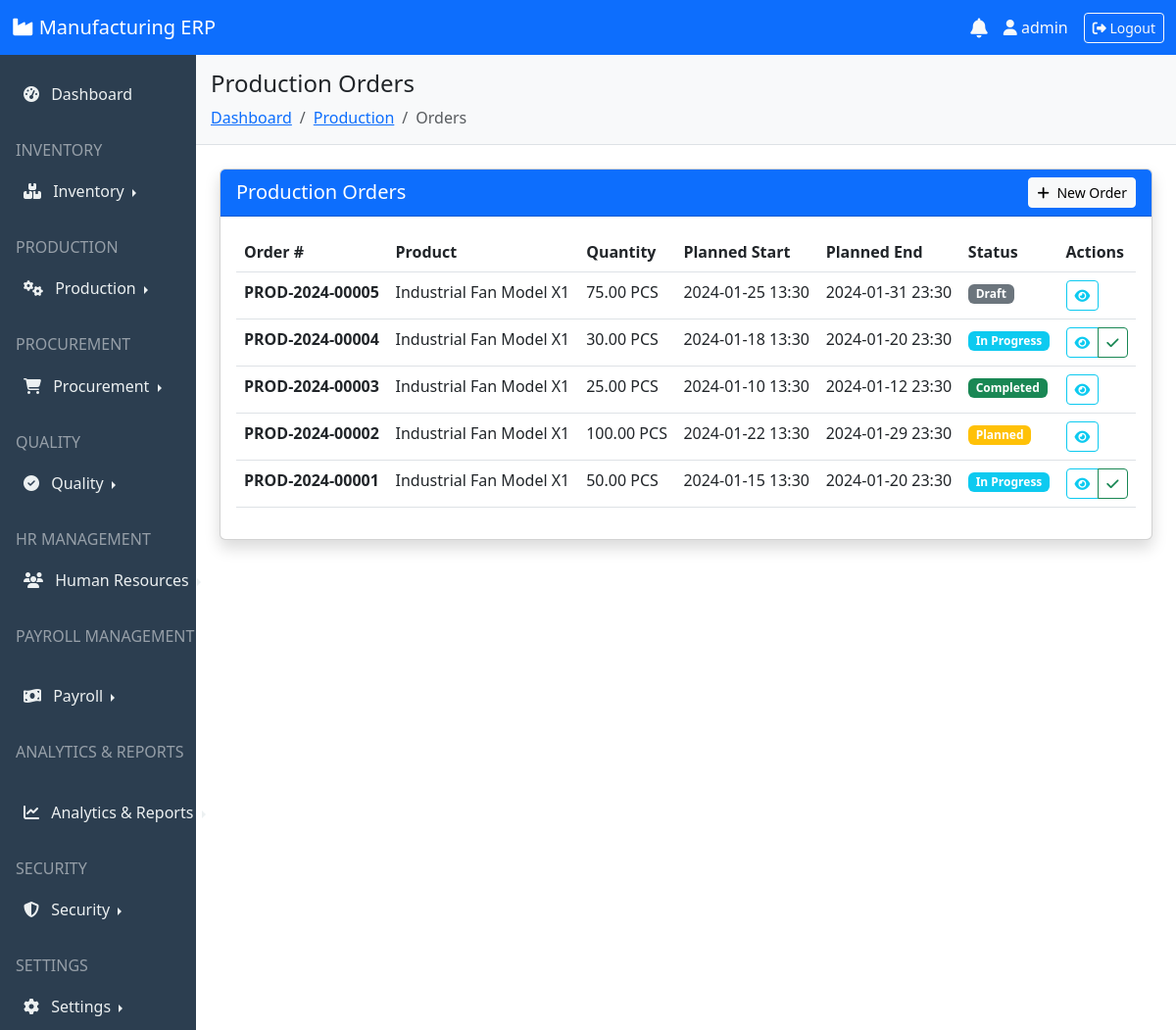
Page /production/orders/ (signed in) on the committed database.
### production/models.py (models this page shows, shortened)
class ProductionOrder(TimeStampedModel):
    ORDER_STATUS = [
        ('draft', 'Draft'),
        ('planned', 'Planned'),
        ('released', 'Released'),
        ('in_progress', 'In Progress'),
        ('partially_completed', 'Partially Completed'),
        ('completed', 'Completed'),
        ('cancelled', 'Cancelled'),
        ('on_hold', 'On Hold'),
    ]
    order_number = models.CharField(max_length=50, unique=True)
    bom = models.ForeignKey(BillOfMaterials, on_delete=models.PROTECT)
    product = models.ForeignKey('inventory.Product', on_delete=models.PROTECT)
    quantity = models.DecimalField(max_digits=10, decimal_places=2)
    uom = models.ForeignKey('inventory.UnitOfMeasure', on_delete=models.PROTECT)
    planned_start = models.DateTimeField()
    planned_end = models.DateTimeField()
    actual_start = models.DateTimeField(null=True, blank=True)
    actual_end = models.DateTimeField(null=True, blank=True)
    status = models.CharField(max_length=20, choices=ORDER_STATUS, default='draft')
    priority = models.IntegerField(default=5)  # 1=Highest, 10=Lowest
    work_center = models.ForeignKey(WorkCenter, on_delete=models.SET_NULL, null=True, blank=True)
    supervisor = models.ForeignKey('hr.Employee', on_delete=models.SET_NULL,
                                 null=True, blank=True, related_name='supervised_orders')
    completed_quantity = models.DecimalField(max_digits=10, decimal_places=2, default=0)
    rejected_quantity = models.DecimalField(max_digits=10, decimal_places=2, default=0)
    production_cost = models.DecimalField(max_digits=12, decimal_places=2, default=0)
    material_cost = models.DecimalField(max_digits=12, decimal_places=2, default=0)
    notes = models.TextField(blank=True)

### inventory/models.py (models this page shows, shortened)
class TimeStampedModel(models.Model):
    created_at = models.DateTimeField(auto_now_add=True)
    updated_at = models.DateTimeField(auto_now=True)
    created_by = models.ForeignKey(User, on_delete=models.SET_NULL,
                                  null=True, related_name='created_%(class)s')
    updated_by = models.ForeignKey(User, on_delete=models.SET_NULL,
                                  null=True, related_name='updated_%(class)s')
    class Meta:
        abstract = True

class Product(TimeStampedModel):
    SKU = models.CharField(max_length=50, unique=True)
    name = models.CharField(max_length=200)
    description = models.TextField(blank=True)
    category = models.ForeignKey(Category, on_delete=models.SET_NULL, null=True, blank=True)
    unit_of_measure = models.ForeignKey(UnitOfMeasure, on_delete=models.PROTECT)
    type_choices = [
        ('raw', 'Raw Material'),
        ('finished', 'Finished Goods'),
        ('semi', 'Semi-Finished'),
        ('consumable', 'Consumable'),
    ]
    product_type = models.CharField(max_length=20, choices=type_choices)
    min_stock = models.DecimalField(max_digits=10, decimal_places=2, default=0)
    max_stock = models.DecimalField(max_digits=10, decimal_places=2, default=0)
    is_active = models.BooleanField(default=True)

class UnitOfMeasure(models.Model):
    name = models.CharField(max_length=50)
    symbol = models.CharField(max_length=10)

### production/views.py (the view)
# urls.py: path('orders/', views.ProductionOrderListView.as_view(), name='order_list'),
class ProductionOrderListView(LoginRequiredMixin, ListView):
    model = ProductionOrder
    template_name = 'production/order_list.html'
    context_object_name = 'orders'
    paginate_by = 25
    def get_queryset(self):
        queryset = ProductionOrder.objects.select_related('product', 'bom').all()
        status = self.request.GET.get('status')
        if status:
            queryset = queryset.filter(status=status)
        search = self.request.GET.get('search')
        if search:
            queryset = queryset.filter(
                Q(order_number__icontains=search) |
                Q(product__name__icontains=search)
            )
        return queryset.order_by('-created_at')

### templates/production/order_list.html (shortened to what this page needs)
{% extends 'base.html' %}
{% block page_title %}Production Orders{% endblock %}
{% block breadcrumbs %}
    <li class="breadcrumb-item"><a href="{% url 'dashboard' %}">Dashboard</a></li>
    <li class="breadcrumb-item"><a href="{% url 'production:dashboard' %}">Production</a></li>
    <li class="breadcrumb-item active">Orders</li>
{% endblock %}
{% block content %}
<div class="card shadow">
    <div class="card-header bg-primary text-white d-flex justify-content-between align-items-center">
        <h5 class="mb-0">Production Orders</h5>
        <a href="{% url 'production:order_create' %}" class="btn btn-light btn-sm">
            <i class="fas fa-plus me-1"></i> New Order
        </a>
    </div>
    <div class="card-body">
        <div class="table-responsive">
            <table class="table table-hover">
                <thead>
                    <tr>
                        <th>Order #</th>
                        <th>Product</th>
                        <th>Quantity</th>
                        <th>Planned Start</th>
                        <th>Planned End</th>
                        <th>Status</th>
                        <th>Actions</th>
                    </tr>
                </thead>
                <tbody>
                    {% for order in orders %}
                    <tr>
                        <td><strong>{{ order.order_number }}</strong></td>
                        <td>{{ order.product.name }}</td>
                        <td>{{ order.quantity }} {{ order.uom.symbol }}</td>
                        <td>{{ order.planned_start|date:"Y-m-d H:i" }}</td>
                        <td>{{ order.planned_end|date:"Y-m-d H:i" }}</td>
                        <td>
                            <span class="badge bg-{% if order.status == 'completed' %}success
                                                 {% elif order.status == 'in_progress' %}info
                                                 {% elif order.status == 'released' %}primary
                                                 {% elif order.status == 'draft' %}secondary
                                                 {% elif order.status == 'cancelled' %}danger
                                                 {% else %}warning{% endif %}">
                                {{ order.get_status_display }}
                            </span>
                        </td>
                        <td>
                            <div class="btn-group btn-group-sm">
                                <a href="{% url 'production:order_detail' order.id %}" class="btn btn-outline-info">
                                    <i class="fas fa-eye"></i>
                                </a>
                                {% if order.status == 'released' %}
                                    <a href="{% url 'production:order_start' order.id %}" class="btn btn-outline-success">
                                        <i class="fas fa-play"></i>
                                    </a>
                                {% elif order.status == 'in_progress' %}
                                    <a href="{% url 'production:order_complete' order.id %}" class="btn btn-outline-success">
                                        <i class="fas fa-check"></i>
                                    </a>
                                {% endif %}
                            </div>
                        </td>
                    </tr>
                    {% endfor %}
                </tbody>
            </table>
        </div>
    </div>
</div>
{% endblock %}

### templates/base.html (shortened to what this page needs)
<!DOCTYPE html>
<html lang="en">
<head>
    <link href="https://cdn.jsdelivr.net/npm/bootstrap@5.3.0/dist/css/bootstrap.min.css" rel="stylesheet">
    <link rel="stylesheet" href="https://cdnjs.cloudflare.com/ajax/libs/font-awesome/6.4.0/css/all.min.css">
    <link rel="stylesheet" href="https://cdn.datatables.net/1.13.4/css/dataTables.bootstrap5.min.css">
</head>
<body>
    <nav class="navbar navbar-expand-lg navbar-dark bg-primary">
        <div class="container-fluid">
            <a class="navbar-brand" href="{% url 'dashboard' %}">
                <i class="fas fa-industry"></i> Manufacturing ERP
            </a>
            <div class="d-flex align-items-center">
                <div class="dropdown me-3">
                    <a href="#" class="text-light position-relative" id="notificationDropdown"
                    data-bs-toggle="dropdown" aria-expanded="false">
                        <i class="fas fa-bell fa-lg"></i>
                    </a>
                </div>
                <span class="text-light me-3">
                    <i class="fas fa-user"></i> {{ user.username }}
                </span>
                <a href="{% url 'logout' %}" class="btn btn-outline-light btn-sm">
                    <i class="fas fa-sign-out-alt"></i> Logout
                </a>
            </div>
        </div>
    </nav>
    <div class="container-fluid">
        <div class="row">
            <div class="col-md-2 p-0 sidebar">
                <nav class="nav flex-column mt-3">
                    <a class="nav-link {% if request.path == '/dashboard/' %}active{% endif %}"
                    href="{% url 'dashboard' %}">
                        <i class="fas fa-tachometer-alt me-2"></i> Dashboard
                    </a>
                    <h6 class="text-uppercase text-white-50 mt-4 px-3 mb-2">Inventory</h6>
                    <div class="nav-item dropend">
                        <a class="nav-link dropdown-toggle" href="#" id="inventoryDropdown" role="button"
                        data-bs-toggle="dropdown" aria-expanded="false">
                            <i class="fas fa-boxes me-2"></i> Inventory
                        </a>
                    </div>
                    <h6 class="text-uppercase text-white-50 mt-4 px-3 mb-2">Production</h6>
                    <div class="nav-item dropend">
                        <a class="nav-link dropdown-toggle" href="#" id="productionDropdown" role="button"
                        data-bs-toggle="dropdown" aria-expanded="false">
                            <i class="fas fa-cogs me-2"></i> Production
                        </a>
                    </div>
                    <h6 class="text-uppercase text-white-50 mt-4 px-3 mb-2">Procurement</h6>
                    <div class="nav-item dropend">
                        <a class="nav-link dropdown-toggle" href="#" id="procurementDropdown" role="button"
                        data-bs-toggle="dropdown" aria-expanded="false">
                            <i class="fas fa-shopping-cart me-2"></i> Procurement
                        </a>
                    </div>
                    <h6 class="text-uppercase text-white-50 mt-4 px-3 mb-2">Quality</h6>
                    <div class="nav-item dropend">
                        <a class="nav-link dropdown-toggle" href="#" id="qualityDropdown" role="button"
                        data-bs-toggle="dropdown" aria-expanded="false">
                            <i class="fas fa-check-circle me-2"></i> Quality
                        </a>
                    </div>
                    <h6 class="text-uppercase text-white-50 mt-4 px-3 mb-2">HR Management</h6>
                    <div class="nav-item dropend">
                        <a class="nav-link dropdown-toggle" href="#" id="hrDropdown" role="button"
                        data-bs-toggle="dropdown" aria-expanded="false">
                            <i class="fas fa-users me-2"></i> Human Resources
                        </a>
                    </div>
                    <h6 class="text-uppercase text-white-50 mt-4 px-3 mb-2">Payroll Management</h6>
                    <div class="nav-item dropend">
                        <a class="nav-link dropdown-toggle" href="#" id="payrollDropdown" role="button"
                        data-bs-toggle="dropdown" aria-expanded="false">
                            <i class="fas fa-money-bill-wave me-2"></i> Payroll
                        </a>
                    </div>
                    <h6 class="text-uppercase text-white-50 mt-4 px-3 mb-2">Analytics & Reports</h6>
                    <div class="nav-item dropend">
                        <a class="nav-link dropdown-toggle" href="#" id="analyticsDropdown" role="button"
                        data-bs-toggle="dropdown" aria-expanded="false">
                            <i class="fas fa-chart-line me-2"></i> Analytics & Reports
                        </a>
                    </div>
                    <h6 class="text-uppercase text-white-50 mt-4 px-3 mb-2">Security</h6>
                    <div class="nav-item dropend">
                        <a class="nav-link dropdown-toggle" href="#" id="securityDropdown" role="button"
                        data-bs-toggle="dropdown" aria-expanded="false">
                            <i class="fas fa-shield-alt me-2"></i> Security
                        </a>
                    </div>
                    <h6 class="text-uppercase text-white-50 mt-4 px-3 mb-2">Settings</h6>
                    <div class="nav-item dropend">
                        <a class="nav-link dropdown-toggle" href="#" id="settingsDropdown" role="button"
                        data-bs-toggle="dropdown" aria-expanded="false">
                            <i class="fas fa-cog me-2"></i> Settings
                        </a>
                    </div>
                </nav>
            </div>
            <div class="col-md-10 p-0">
                <div class="content-header">
                    <h4>{% block page_title %}{% endblock %}</h4>
                    <nav aria-label="breadcrumb">
                        <ol class="breadcrumb mb-0">
                            {% block breadcrumbs %}{% endblock %}
                        </ol>
                    </nav>
                </div>
                <div class="p-4">
                    {% block content %}{% endblock %}
                </div>
            </div>
        </div>
    </div>
</body>
</html>

### templates/base.html (style rules this page uses)
.sidebar { min-height: calc(100vh - 56px); background-color: #2c3e50; }
.sidebar .nav-link { color: #ecf0f1; padding: 12px 20px; border-left: 4px solid transparent; }
.content-header { background-color: #f8f9fa; padding: 15px; border-bottom: 1px solid #dee2e6; }

### rows in the picture
ProductionOrder: order_number "PROD-2024-00005", product.name "Industrial Fan Model X1", quantity "75.00", uom.symbol "PCS", planned_start "2024-01-25 13:30", planned_end "2024-01-31 23:30", status "Draft"
ProductionOrder: order_number "PROD-2024-00004", product.name "Industrial Fan Model X1", quantity "30.00", uom.symbol "PCS", planned_start "2024-01-18 13:30", planned_end "2024-01-20 23:30", status "In Progress"
ProductionOrder: order_number "PROD-2024-00003", product.name "Industrial Fan Model X1", quantity "25.00", uom.symbol "PCS", planned_start "2024-01-10 13:30", planned_end "2024-01-12 23:30", status "Completed"
ProductionOrder: order_number "PROD-2024-00002", product.name "Industrial Fan Model X1", quantity "100.00", uom.symbol "PCS", planned_start "2024-01-22 13:30", planned_end "2024-01-29 23:30", status "Planned"
ProductionOrder: order_number "PROD-2024-00001", product.name "Industrial Fan Model X1", quantity "50.00", uom.symbol "PCS", planned_start "2024-01-15 13:30", planned_end "2024-01-20 23:30", status "In Progress"

### other values in the picture
{{ user.username }} "admin"
